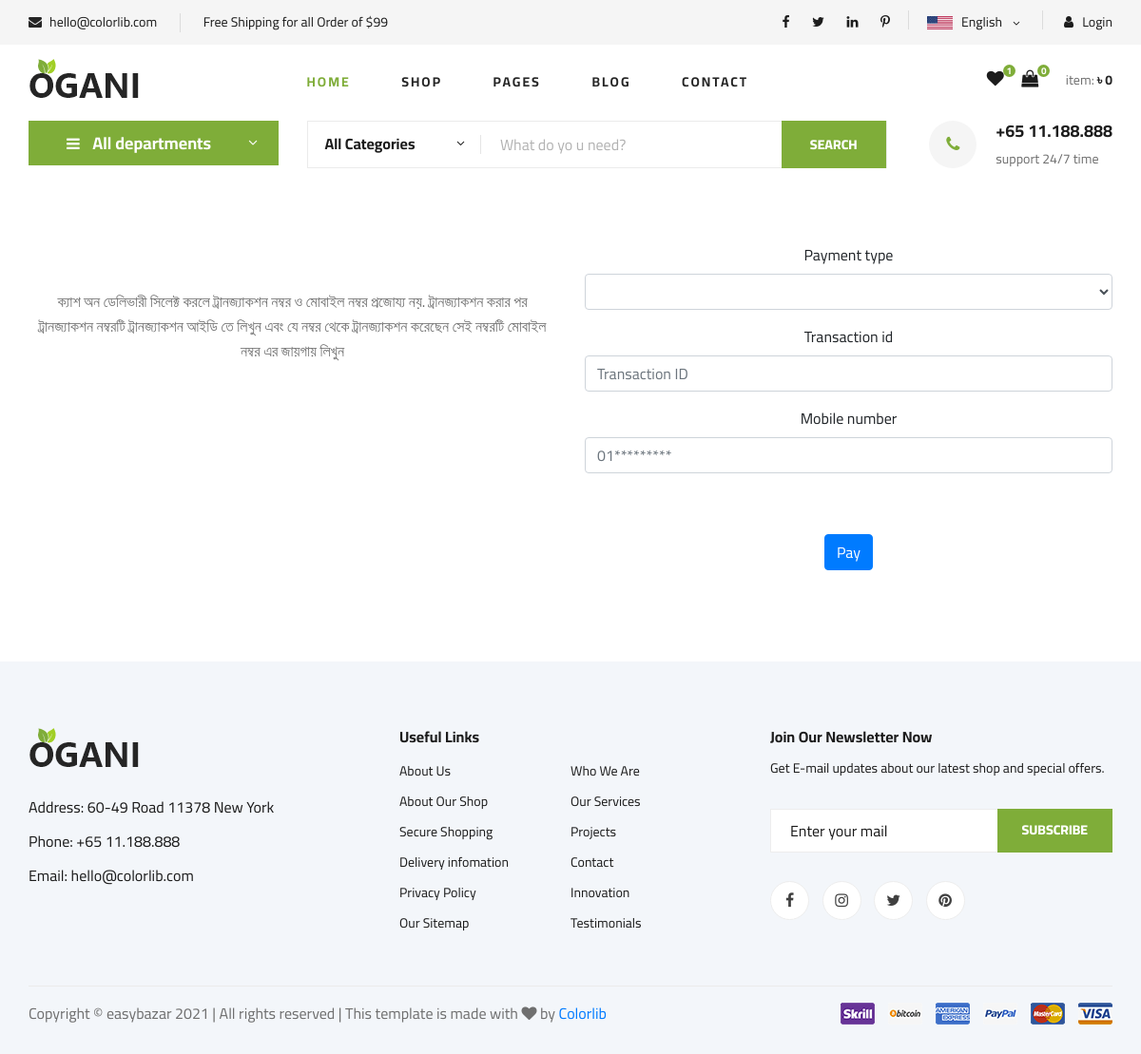
The page /payment/pay/1/ on the database as committed earlier.
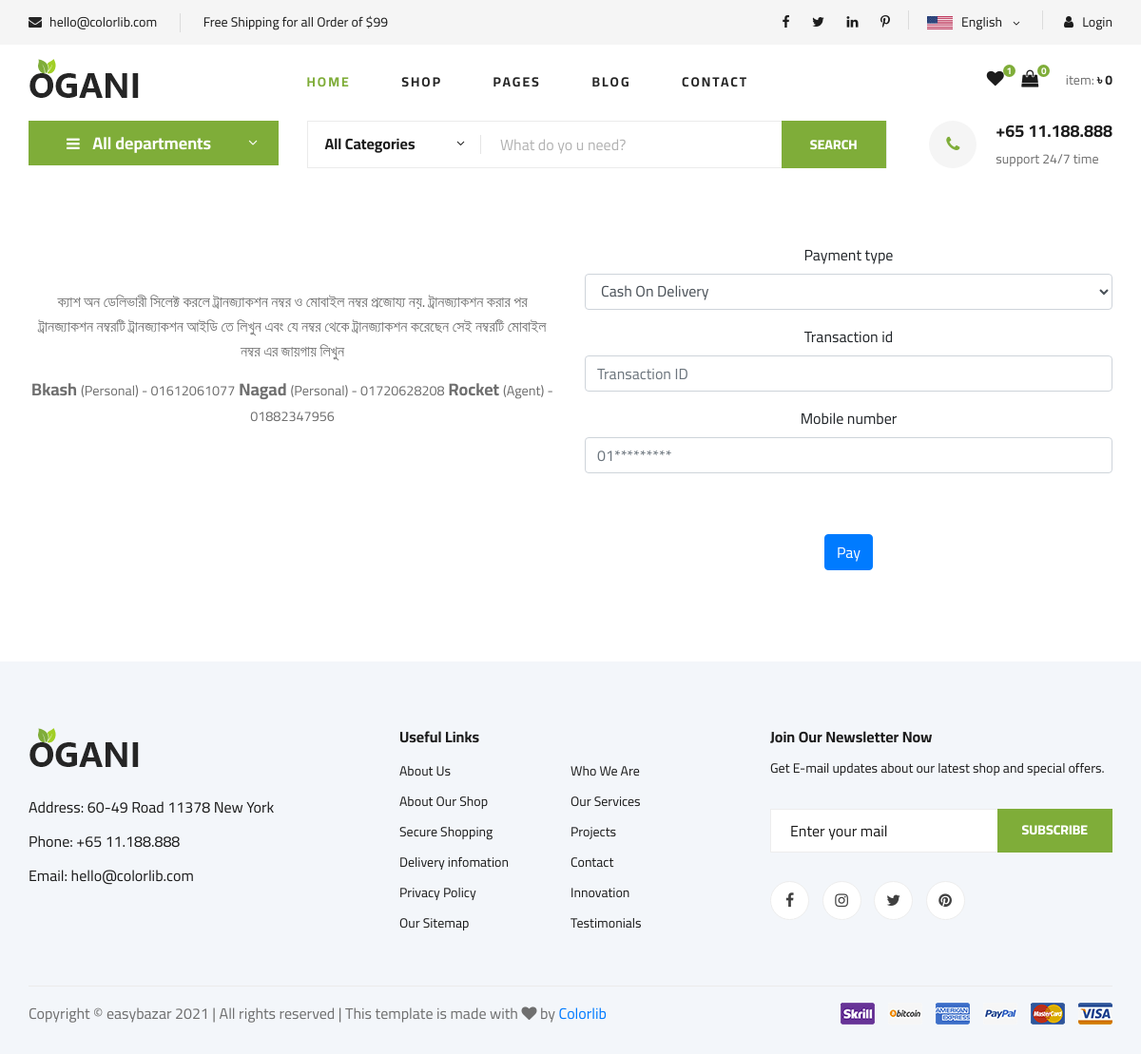
The same page on the database as committed later.
### payment/models.py (models this page shows, shortened)
class PaymentType(models.Model):
    MERCHANT_TYPE = (
        ('Agent','Agent'),
        ('Personal','Personal')
    )
    payment_name = models.CharField(max_length=100)
    merchant_number = models.CharField(max_length=30,blank=True)
    merchant_status = models.CharField(max_length=50,choices=MERCHANT_TYPE, default='Agent')
    created_at = models.DateTimeField(auto_now_add=True)
    updated_at = models.DateTimeField(auto_now=True)
    class Meta:
        verbose_name = "PaymentType"
        verbose_name_plural = "PaymentTypes"
    def __str__(self):
        return self.payment_name

### payment/views.py (the view, shortened to what this page needs)
# urls.py: path('pay/<int:pk>/', PayPaymentView.as_view(), name='pay-payment')
class PayPaymentView(View):
    def get(self, request, pk, *args, **kwargs):
        pay_form = PaymentForm()
        payment_type = PaymentType.objects.exclude(merchant_number='')
        return render(request, 'payment/pay.html',{'pay_form': pay_form,'payment': payment_type})

### payment/forms.py
class PaymentForm(forms.ModelForm):
    class Meta:
        model = Payment
        fields = ('payment_type', 'transaction_id', 'mobile_number')
    def __init__(self, *args, **kwargs):
        super(PaymentForm, self).__init__(*args, **kwargs)
        self.fields['payment_type'].empty_label = None
        self.fields['transaction_id'].required = False
        self.fields['transaction_id'].widget.attrs.update({'placeholder': 'Transaction ID', 'class':'form-control'})
        self.fields['mobile_number'].required = False
        self.fields['mobile_number'].widget.attrs.update({'placeholder': '01*********'})

### cart/cart.py (called while the page is built)
    def __len__(self):
        return sum(item['quantity'] for item in self.cart.values())

    def get_total_price(self):
        return sum(Decimal(item['price']) * item['quantity'] for item in self.cart.values())

### cart/context_processors.py (called while the page is built)
def cart(request):
    return {'cart': Cart(request)}

### product/context_processors.py (called while the page is built)
def category(request):
    return {'all_categories': Category.objects.filter(is_active=True)}

### templates/payment/pay.html (shortened to what this page needs)
{% extends "base.html" %}
{% load crispy_forms_tags %}
{% block main_content %}
<div class="container py-5">
  <div class="row text-center justify-content-center">
    <div class="col-sm-12 col-md-6 col-lg-6 my-5">
      <p>ক্যাশ অন ডেলিভারী সিলেক্ট করলে ট্রানজ্যাকশন নম্বর ও মোবাইল নম্বর প্রজোয্য নয়. ট্রানজ্যাকশন করার পর ট্রানজ্যাকশন নম্বরটি ট্রানজ্যাকশন আইডি তে লিখুন এবং যে নম্বর থেকে ট্রানজ্যাকশন করেছেন সেই নম্বরটি মোবাইল নম্বর এর জায়গায় লিখুন</p>
      <p style="font-weight: bold; font-size: large;">{% for p in payment %}
        {{ p.payment_name }}  <small>({{p.merchant_status}}) - {{ p.merchant_number }}</small>
      {% endfor %}</p>
    </div>
    <div class="col-md-6">
      <form action="" method="post">
        <div class="form-group">
          {{ pay_form|crispy }}
        </div>
      <button type="submit" class="btn  btn-primary my-5">Pay</button>
    </form>
    </div>
  </div>
</div>
{% endblock main_content %}

### templates/base.html (shortened to what this page needs)
<!DOCTYPE html>
{% load static %}
<html lang="zxx">
<head>
    <link rel="stylesheet" href="{% static 'css/bootstrap.min.css' %}" type="text/css">
    <link rel="stylesheet" href="{% static 'css/font-awesome.min.css' %}" type="text/css">
    <link rel="stylesheet" href="{% static 'css/elegant-icons.css' %}" type="text/css">
    <link rel="stylesheet" href="{% static 'css/jquery-ui.min.css' %}" type="text/css">
    <link rel="stylesheet" href="{% static 'css/owl.carousel.min.css' %}" type="text/css">
    <link rel="stylesheet" href="{% static 'css/slicknav.min.css' %}" type="text/css">
    <link rel="stylesheet" href="{% static 'css/style.css' %}" type="text/css">
    <link rel="stylesheet" href="{% static 'css/custom.css' %}" type="text/css">
</head>
<body>
    {% include "header.html" %}
        {% include "hero.html" %}
    {% block main_content %}
    {% endblock main_content %}
    {% include "footer.html" %}
</body>
</html>

### templates/humberger_menu.html (shortened to what this page needs)
{% load static %}

### templates/header.html (shortened to what this page needs)
{% load static %}
<header class="header">
    <div class="header__top">
        <div class="container">
            <div class="row">
                <div class="col-lg-6 col-md-6">
                    <div class="header__top__left">
                        <ul>
                            <li><i class="fa fa-envelope"></i> hello@colorlib.com</li>
                            <li>Free Shipping for all Order of $99</li>
                        </ul>
                    </div>
                </div>
                <div class="col-lg-6 col-md-6">
                    <div class="header__top__right">
                        <div class="header__top__right__social">
                            <a href="#"><i class="fa fa-facebook"></i></a>
                            <a href="#"><i class="fa fa-twitter"></i></a>
                            <a href="#"><i class="fa fa-linkedin"></i></a>
                            <a href="#"><i class="fa fa-pinterest-p"></i></a>
                        </div>
                        <div class="header__top__right__language">
                            <img src="{% static 'img/language.png' %}" alt="">
                            <div>English</div>
                            <span class="arrow_carrot-down"></span>
                        </div>
                        <div class="header__top__right__auth">
                            <a href="#"><i class="fa fa-user"></i> Login</a>
                        </div>
                    </div>
                </div>
            </div>
        </div>
    </div>
    <div class="container">
        <div class="row">
            <div class="col-lg-3">
                <div class="header__logo">
                    <a href="{% url 'core:home' %}"><img src="{% static 'img/logo.png' %}" alt=""></a>
                </div>
            </div>
            <div class="col-lg-6">
                <nav class="header__menu">
                    <ul>
                        <li class="active"><a href="{% url 'core:home' %}">Home</a></li>
                        <li><a href="{% url 'product:products' %}">Shop</a></li>
                        <li><a href="#">Pages</a>
                        </li>
                        <li><a href="{% url 'blog:blog-list' %}">Blog</a></li>
                        <li><a href="{% url 'core:contact-us' %}">Contact</a></li>
                    </ul>
                </nav>
            </div>
            <div class="col-lg-3">
                <div class="header__cart">
                    <ul>
                        <li><a href="#"><i class="fa fa-heart"></i> <span>1</span></a></li>
                        {% with cart|length as total_item %}
                        <li><a href="{% url 'cart:cart-detail' %}"><i class="fa fa-shopping-bag"></i> <span>{{ total_item }}</span></a></li>
                    </ul>
                    <div class="header__cart__price">item: <span>৳ {{ cart.get_total_price }}</span></div>
                    {% endwith %}
                </div>
            </div>
        </div>
    </div>
</header>

### templates/hero.html (shortened to what this page needs)
{% load static %}
<section class="hero hero-normal">
    <div class="container">
        <div class="row">
            <div class="col-lg-3">
                <div class="hero__categories">
                    <div class="hero__categories__all">
                        <i class="fa fa-bars"></i>
                        <span>All departments</span>
                    </div>
                        {% load mptt_tags %}
                </div>
            </div>
            <div class="col-lg-9">
                <div class="hero__search">
                    <div class="hero__search__form">
                        <form action="#">
                            <div class="hero__search__categories">
                                All Categories
                                <span class="arrow_carrot-down"></span>
                            </div>
                            <input type="text" placeholder="What do yo u need?">
                            <button type="submit" class="site-btn">SEARCH</button>
                        </form>
                    </div>
                    <div class="hero__search__phone">
                        <div class="hero__search__phone__icon">
                            <i class="fa fa-phone"></i>
                        </div>
                        <div class="hero__search__phone__text">
                            <h5>+65 11.188.888</h5>
                            <span>support 24/7 time</span>
                        </div>
                    </div>
                </div>
            </div>
        </div>
    </div>
</section>

### templates/footer.html
{% load static %}
<footer class="footer spad">
    <div class="container">
        <div class="row">
            <div class="col-lg-3 col-md-6 col-sm-6">
                <div class="footer__about">
                    <div class="footer__about__logo">
                        <a href="{% url 'core:home' %}"><img src="{% static 'img/logo.png' %}" alt=""></a>
                    </div>
                    <ul>
                        <li>Address: 60-49 Road 11378 New York</li>
                        <li>Phone: +65 11.188.888</li>
                        <li>Email: hello@colorlib.com</li>
                    </ul>
                </div>
            </div>
            <div class="col-lg-4 col-md-6 col-sm-6 offset-lg-1">
                <div class="footer__widget">
                    <h6>Useful Links</h6>
                    <ul>
                        <li><a href="#">About Us</a></li>
                        <li><a href="#">About Our Shop</a></li>
                        <li><a href="#">Secure Shopping</a></li>
                        <li><a href="#">Delivery infomation</a></li>
                        <li><a href="#">Privacy Policy</a></li>
                        <li><a href="#">Our Sitemap</a></li>
                    </ul>
                    <ul>
                        <li><a href="#">Who We Are</a></li>
                        <li><a href="#">Our Services</a></li>
                        <li><a href="#">Projects</a></li>
                        <li><a href="#">Contact</a></li>
                        <li><a href="#">Innovation</a></li>
                        <li><a href="#">Testimonials</a></li>
                    </ul>
                </div>
            </div>
            <div class="col-lg-4 col-md-12">
                <div class="footer__widget">
                    <h6>Join Our Newsletter Now</h6>
                    <p>Get E-mail updates about our latest shop and special offers.</p>
                    <form action="#">
                        <input type="text" placeholder="Enter your mail">
                        <button type="submit" class="site-btn">Subscribe</button>
                    </form>
                    <div class="footer__widget__social">
                        <a href="#"><i class="fa fa-facebook"></i></a>
                        <a href="#"><i class="fa fa-instagram"></i></a>
                        <a href="#"><i class="fa fa-twitter"></i></a>
                        <a href="#"><i class="fa fa-pinterest"></i></a>
                    </div>
                </div>
            </div>
        </div>
        <div class="row">
            <div class="col-lg-12">
                <div class="footer__copyright">
                    <div class="footer__copyright__text"><p>
Copyright &copy; easybazar <script>document.write(new Date().getFullYear());</script> | All rights reserved | This template is made with <i class="fa fa-heart" aria-hidden="true"></i> by <a href="https://colorlib.com" target="_blank">Colorlib</a>
</p></div>
                    <div class="footer__copyright__payment"><img src="{% static 'img/payment-item.png' %}" alt=""></div>
                </div>
            </div>
        </div>
    </div>
</footer>

Rows that differ between the two databases and show on the page:
added PaymentType: payment_name "Bkash", merchant_status "Personal", merchant_number "01612061077"
added PaymentType: payment_name "Nagad", merchant_status "Personal", merchant_number "01720628208"
added PaymentType: payment_name "Rocket", merchant_status "Agent", merchant_number "01882347956"
Other text that changed with them:
form field payment_type: (not shown) → "Cash On Delivery"
